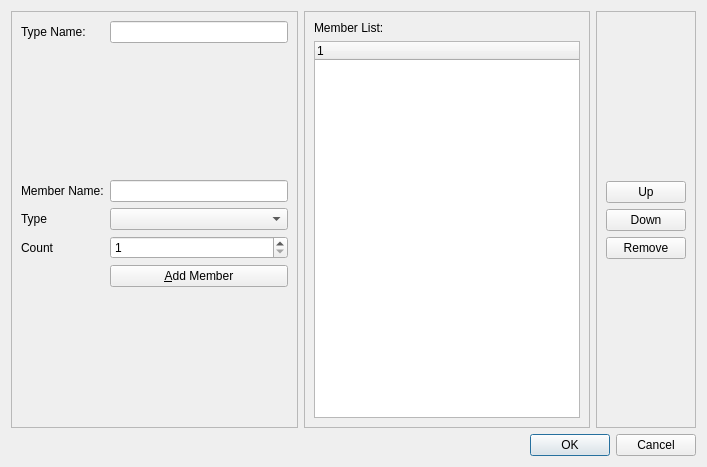
<?xml version="1.0" encoding="UTF-8"?>
<ui version="4.0">
 <class>AddTypeDialog</class>
 <widget class="QDialog" name="AddTypeDialog">
  <property name="windowModality">
   <enum>Qt::ApplicationModal</enum>
  </property>
  <property name="geometry">
   <rect>
    <x>0</x>
    <y>0</y>
    <width>707</width>
    <height>467</height>
   </rect>
  </property>
  <property name="windowTitle">
   <string>Dialog</string>
  </property>
  <layout class="QVBoxLayout" name="verticalLayout">
   <item>
    <layout class="QHBoxLayout" name="horizontalLayout">
     <item>
      <widget class="QFrame" name="frame_2">
       <property name="frameShape">
        <enum>QFrame::StyledPanel</enum>
       </property>
       <property name="frameShadow">
        <enum>QFrame::Raised</enum>
       </property>
       <layout class="QFormLayout" name="formLayout">
        <item row="1" column="0">
         <widget class="QLabel" name="label_2">
          <property name="text">
           <string>Type Name:</string>
          </property>
         </widget>
        </item>
        <item row="1" column="1">
         <widget class="QLineEdit" name="lineEditName">
          <property name="maxLength">
           <number>32</number>
          </property>
          <property name="echoMode">
           <enum>QLineEdit::Normal</enum>
          </property>
         </widget>
        </item>
        <item row="3" column="0">
         <widget class="QLabel" name="label_3">
          <property name="text">
           <string>Member Name:</string>
          </property>
         </widget>
        </item>
        <item row="3" column="1">
         <widget class="QLineEdit" name="lineEditMemberName">
          <property name="maxLength">
           <number>32</number>
          </property>
         </widget>
        </item>
        <item row="4" column="0">
         <widget class="QLabel" name="label_4">
          <property name="text">
           <string>Type</string>
          </property>
         </widget>
        </item>
        <item row="4" column="1">
         <widget class="QComboBox" name="comboBoxType"/>
        </item>
        <item row="5" column="0">
         <widget class="QLabel" name="label_5">
          <property name="text">
           <string>Count</string>
          </property>
         </widget>
        </item>
        <item row="5" column="1">
         <widget class="QSpinBox" name="spinBoxCount">
          <property name="minimum">
           <number>1</number>
          </property>
          <property name="maximum">
           <number>65535</number>
          </property>
         </widget>
        </item>
        <item row="6" column="1">
         <widget class="QPushButton" name="pushButtonAdd">
          <property name="text">
           <string>&amp;Add Member</string>
          </property>
         </widget>
        </item>
        <item row="7" column="1">
         <spacer name="verticalSpacer_3">
          <property name="orientation">
           <enum>Qt::Vertical</enum>
          </property>
          <property name="sizeHint" stdset="0">
           <size>
            <width>20</width>
            <height>40</height>
           </size>
          </property>
         </spacer>
        </item>
        <item row="2" column="1">
         <spacer name="verticalSpacer_4">
          <property name="orientation">
           <enum>Qt::Vertical</enum>
          </property>
          <property name="sizeHint" stdset="0">
           <size>
            <width>20</width>
            <height>40</height>
           </size>
          </property>
         </spacer>
        </item>
       </layout>
      </widget>
     </item>
     <item>
      <widget class="QFrame" name="frame">
       <property name="frameShape">
        <enum>QFrame::StyledPanel</enum>
       </property>
       <property name="frameShadow">
        <enum>QFrame::Raised</enum>
       </property>
       <layout class="QVBoxLayout" name="verticalLayout_2">
        <item>
         <widget class="QLabel" name="label">
          <property name="text">
           <string>Member List:</string>
          </property>
         </widget>
        </item>
        <item>
         <widget class="QTreeWidget" name="treeWidget">
          <column>
           <property name="text">
            <string notr="true">1</string>
           </property>
          </column>
         </widget>
        </item>
       </layout>
      </widget>
     </item>
     <item>
      <widget class="QFrame" name="frame_3">
       <property name="frameShape">
        <enum>QFrame::StyledPanel</enum>
       </property>
       <property name="frameShadow">
        <enum>QFrame::Raised</enum>
       </property>
       <layout class="QVBoxLayout" name="verticalLayout_3">
        <item>
         <spacer name="verticalSpacer">
          <property name="orientation">
           <enum>Qt::Vertical</enum>
          </property>
          <property name="sizeHint" stdset="0">
           <size>
            <width>20</width>
            <height>40</height>
           </size>
          </property>
         </spacer>
        </item>
        <item>
         <widget class="QPushButton" name="pushButtonUp">
          <property name="text">
           <string>Up</string>
          </property>
         </widget>
        </item>
        <item>
         <widget class="QPushButton" name="pushButtonDown">
          <property name="text">
           <string>Down</string>
          </property>
         </widget>
        </item>
        <item>
         <widget class="QPushButton" name="pushButtonRemove">
          <property name="text">
           <string>Remove</string>
          </property>
         </widget>
        </item>
        <item>
         <spacer name="verticalSpacer_2">
          <property name="orientation">
           <enum>Qt::Vertical</enum>
          </property>
          <property name="sizeHint" stdset="0">
           <size>
            <width>20</width>
            <height>40</height>
           </size>
          </property>
         </spacer>
        </item>
       </layout>
      </widget>
     </item>
    </layout>
   </item>
   <item>
    <widget class="QDialogButtonBox" name="buttonBox">
     <property name="orientation">
      <enum>Qt::Horizontal</enum>
     </property>
     <property name="standardButtons">
      <set>QDialogButtonBox::Cancel|QDialogButtonBox::Ok</set>
     </property>
    </widget>
   </item>
  </layout>
 </widget>
 <resources/>
 <connections>
  <connection>
   <sender>buttonBox</sender>
   <signal>accepted()</signal>
   <receiver>AddTypeDialog</receiver>
   <slot>accept()</slot>
   <hints>
    <hint type="sourcelabel">
     <x>248</x>
     <y>254</y>
    </hint>
    <hint type="destinationlabel">
     <x>157</x>
     <y>274</y>
    </hint>
   </hints>
  </connection>
  <connection>
   <sender>buttonBox</sender>
   <signal>rejected()</signal>
   <receiver>AddTypeDialog</receiver>
   <slot>reject()</slot>
   <hints>
    <hint type="sourcelabel">
     <x>316</x>
     <y>260</y>
    </hint>
    <hint type="destinationlabel">
     <x>286</x>
     <y>274</y>
    </hint>
   </hints>
  </connection>
 </connections>
</ui>
